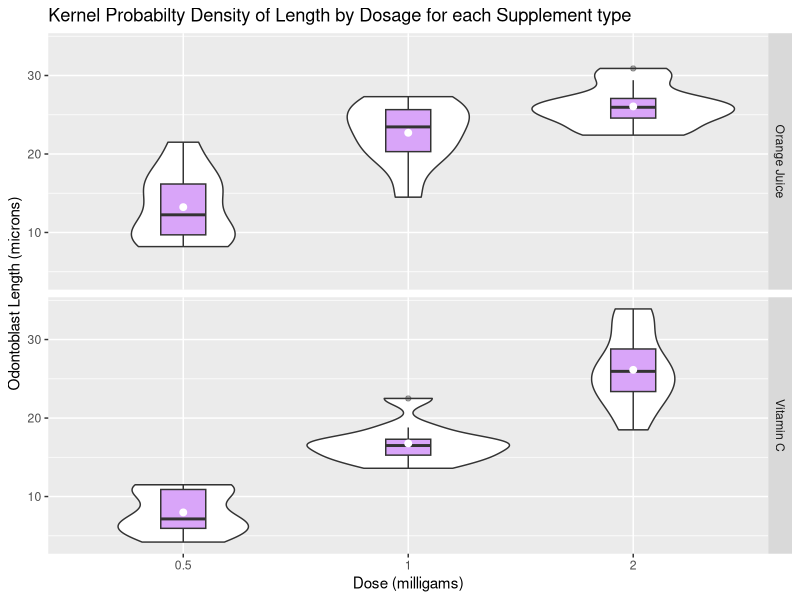

Generate this figure with R:
## ---- chunk 1
require(datasets)
require(knitr, quietly = TRUE)
require(ggplot2, quietly = TRUE)
knitr::opts_chunk$set(echo = FALSE, cache = TRUE, cache.path = "cache/", fig.path = "figure/", fig.align="center")
## ---- chunk 2
# for convenience, record ToothGrowth in data frame, tg
tg <- data.frame(ToothGrowth)
tg$dose <- factor(tg$dose)
str(tg)
table(tg[tg$supp == "OJ", c("dose")])
table(tg[tg$supp == "VC", c("dose")])
range(tg$len)
## ---- chunk 3
levels(tg$supp)[levels(tg$supp) == "OJ"] <- "Orange Juice"
levels(tg$supp)[levels(tg$supp) == "VC"] <- "Vitamin C"
ggplot(tg, aes(x = dose, y = len)) +
    geom_violin() +
    geom_boxplot(width = 0.2, fill = "purple", alpha = 0.4) +
    stat_summary(fun.y = mean, geom = "point", colour = "white", shape = 19, size = 2) +
    facet_grid(supp ~ .) +
    labs(x = "Dose (milligams)", y = "Odontoblast Length (microns)") +
    ggtitle("Kernel Probabilty Density of Length by Dosage for each Supplement type")
    
## ---- chunk 4
by(tg, tg$dose, function (x) t.test(len ~ supp, x)[c("conf.int", "p.value")])
